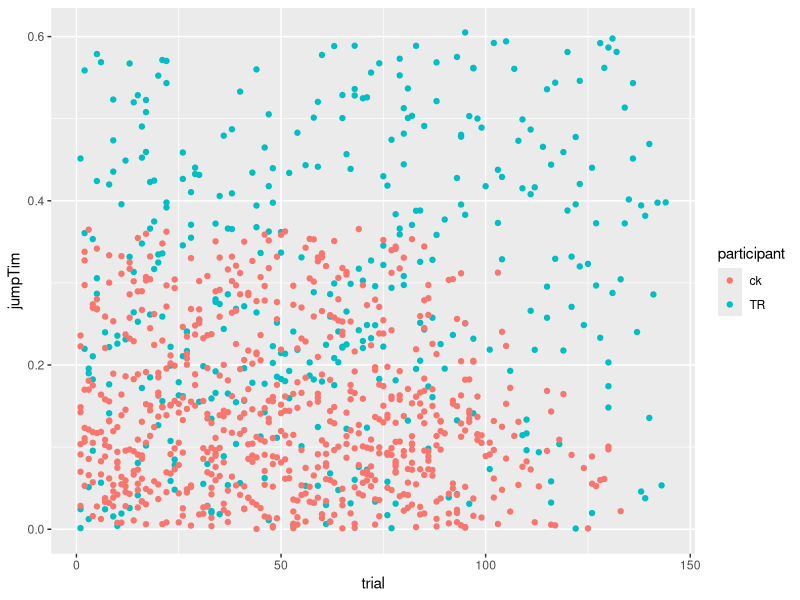
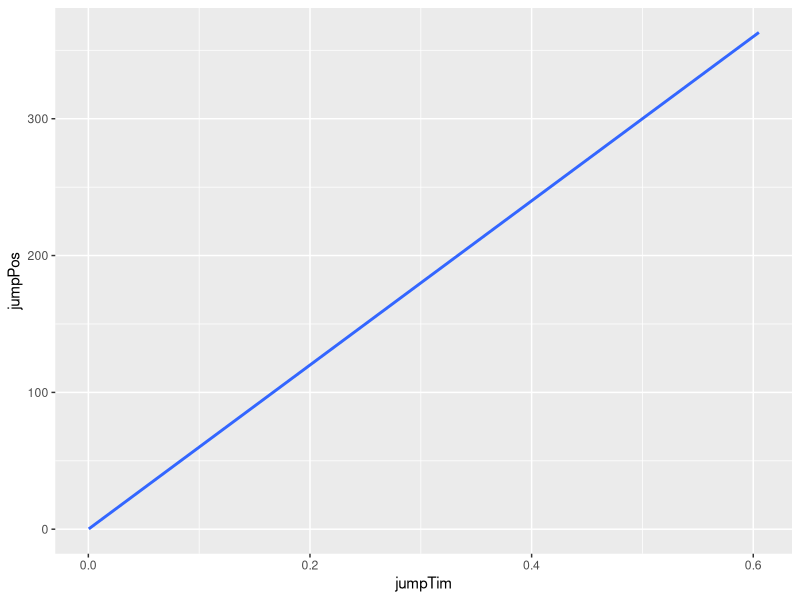
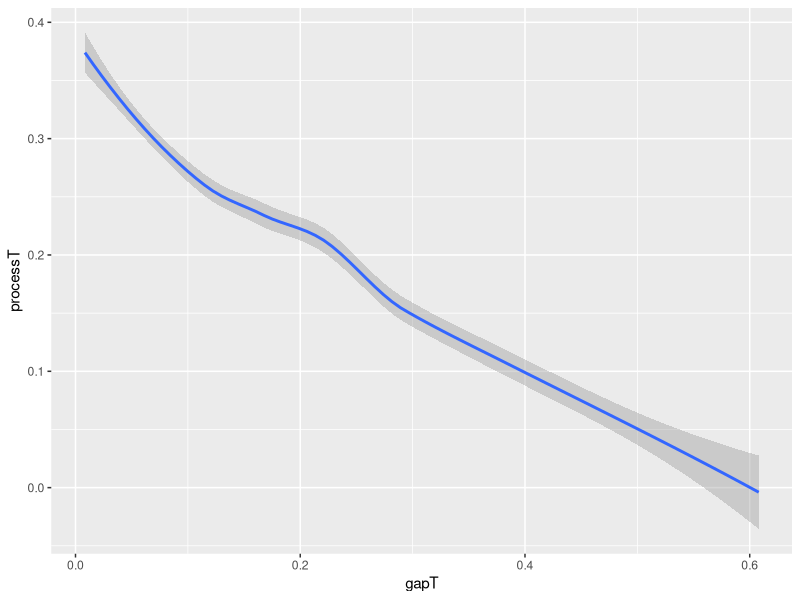

Write the R code that produced these figures, in order. (Note: this script raises an error after producing the figures.)
## ---- chunk 1
knitr::opts_knit$set(root.dir = "~/Projects/2019_Compelled_Movements/CompelledMovements/CMP_Hand/Data")
## ---- chunk 2
library(ggplot2)

data <- read.table("offData.txt")

names = c('participant', 'session','block', 'trial', 'effector','goalPos', 'jumpTim',  'jumpPos',  'fixT','alReaT',  'resPos',  't_draw',  't_touched',  't_go',  't_movStart',  't_jump',  't_movEnd',  't_goal', 't_end', 'reaT', 'gapT','processT', 'correct')

colnames(data) <- names
## ---- chunk 3
# make 2 different data sets: valid responses and invalid responses
# conditions: 
# 1. response field is available
# 2. reaction time is not longer than allowed (individual value p.p.)
# 3. reaction time is not faster than 3 sd under mean

iv_data <- data[which(data$resPos=='NaN'),]
v_data  <- data[which(data$resPos!='NaN'),]
v_data  <- v_data[which(v_data$reaT>0.1),]
head(v_data)
## ---- chunk 4
# sanity checks

# roughly the same number of left and right goals
table(v_data$goalPos)

# uniform distribution of jump times
j_times <- ggplot(data = v_data, aes(trial,jumpTim)) +
  geom_point(aes(color = participant))
j_times

# linear correlation between jump times and jump pos
time_pos <- ggplot(data = v_data, aes(jumpTim,jumpPos))+
  geom_smooth(method= 'loess', formula = y~x)
time_pos

# response is predicted by goal
goal_resp <- aov(resPos ~ goalPos, data=v_data)
summary(goal_resp)

## ---- chunk 5
# extended sanity check
# 1. no difference in reaction time between movments to the left and to the right
tar_left  <- v_data$reaT[which(v_data$goalPos ==1)]
tar_right <- v_data$reaT[which(v_data$goalPos ==2)]

mean(tar_left)
mean(tar_right)

t.test(tar_left,tar_right)

# no dependence of reaction time on block
rea_block <- aov(reaT~block, data = v_data)
summary(rea_block)

# dependence of gapT and processT
gap_process <- aov(processT~gapT*reaT, data = v_data)
summary(gap_process)

# linear correlation between jump times and jump pos
gap_pro_plot <- ggplot(data = v_data, aes(gapT,processT))+
  geom_smooth(method= 'loess', formula = y~x)
gap_pro_plot

# dependence of gapT and reaT
gap_rea    <- aov(reaT~gapT, data = v_data)
summary(gap_rea)

## ---- chunk 6
# experimental checks

# correctness of answer is predicted by processing time
ans_pro  <-aov(correct ~ processT, data = v_data)
summary(ans_pro)

# correctness of answer is not predicted by reaction time
ans_rea   <- aov(correct ~ reaT, data = v_data)
summary(ans_rea)

# is there an impact of correct/incorrect and the moved time?
ans_mov   <- aov(resPos ~ (t_movEnd-t_movStart), data = v_data)
summary(ans_mov)

mean(v_data$t_movEnd[which(v_data$resPos == 1)]-v_data$t_movStart[which(v_data$resPos == 1)])
mean(v_data$t_movEnd[which(v_data$resPos == 2)]-v_data$t_movStart[which(v_data$resPos == 2)])

## ---- chunk 7
low <- min(data$processT)
high<- max(data$processT)
step<- 0.05
tb  <- seq(low, high, by = step)

visualize <- matrix(ncol = 3, nrow = length(tb)*length(unique(data$participant)))

line <- 0

for (tim in round(tb,3)){
  for (par in unique(data$participant)){
    line <- line+1
    t_data <- data[which(data$participant==par),]
    
    timeidx   <- which(t_data$processT>=tim & t_data$processT<tim+step)
    answ      <- t_data$correct[timeidx]
  
    percent   <- round(sum(answ)/length(answ),2)
  
    visualize[line,1] <- percent
    visualize[line,2] <- tim
    visualize[line,3] <- par
    
  
  }
}

plot_correct_time <- as.data.frame(visualize, stringsAsFactors = FALSE)
plot_correct_time$V1 <- as.numeric(plot_correct_time$V1)
plot_correct_time$V2 <- as.numeric(plot_correct_time$V2)

plot_percent      <- ggplot(data = plot_correct_time, aes(V2,V1, group = V3))+
  geom_smooth(aes(color = as.factor(V3)))+
  blanktheme

plot_percent

